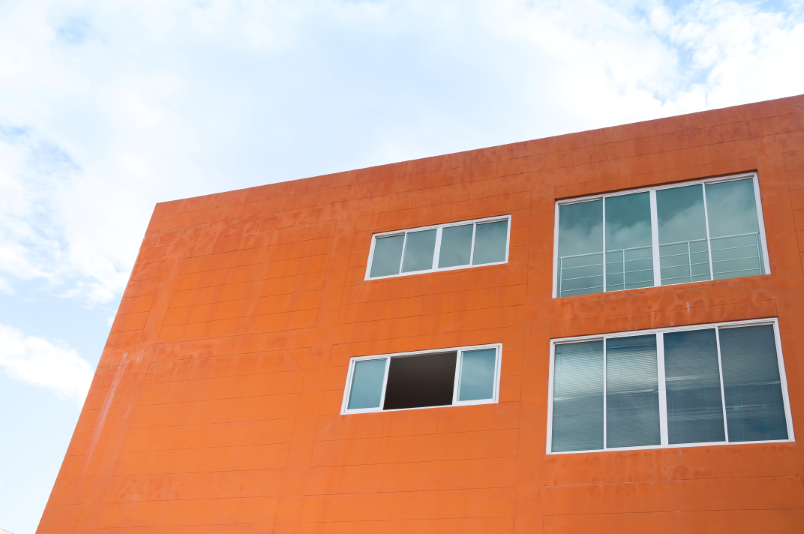
#> input picture A04/T01_01.png, 804 x 534 px, found by its file name
$ python main.py
#> lines starting #> are read from the running program, lines starting #| are printed output that depends on the picture; after the words box and inside, x2 and y2 are one past the last pixel; in counts of white or black regions, pixels touching at a corner belong together
import numpy as np
import cv2

#----------------------------------------------------------------------------------------------------------------------------------------------------------
# Task 01 - Get Key Features
#----------------------------------------------------------------------------------------------------------------------------------------------------------

#https://docs.opencv.org/3.4/dd/d1a/group__imgproc__feature.html#gac1fc3598018010880e370e2f709b4345


t01_01 = cv2.imread("A04/T01_01.png", -1)
#> t01_01 is the input picture: shape (534, 804, 4); mean B, G, R, A 146.9, 165.5, 206.1, 255
t01_02 = cv2.imread("A04/T01_02.png", -1)
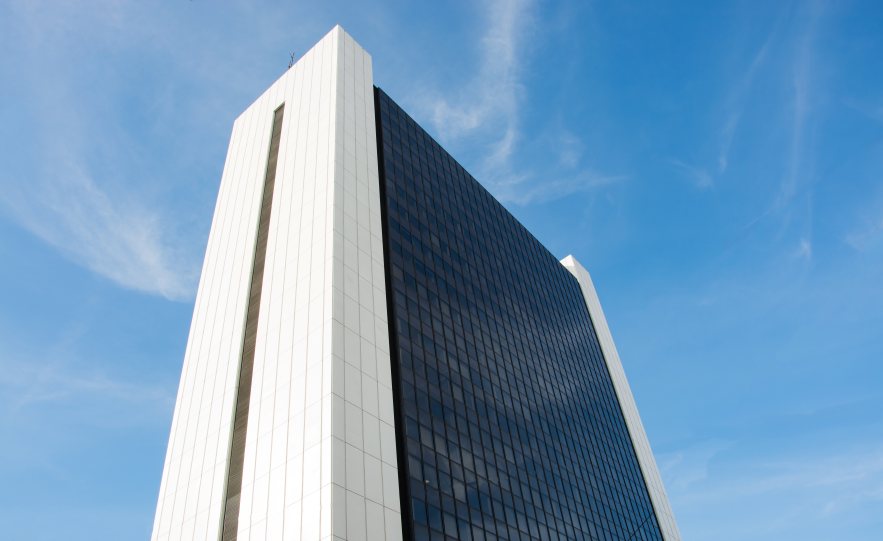
#> input picture A04/T01_02.png, 883 x 541 px, found by its file name
#> t01_02 is the input picture: shape (541, 883, 4); mean B, G, R, A 189.1, 156.3, 118.2, 255
t01_03 = cv2.imread("A04/T01_03.png", -1)
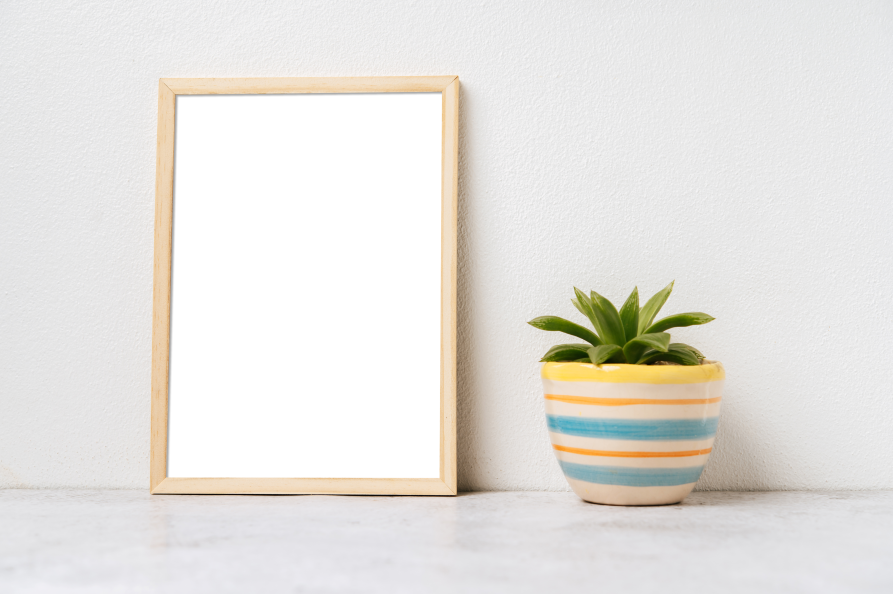
#> input picture A04/T01_03.png, 893 x 594 px, found by its file name
#> t01_03 is the input picture: shape (594, 893, 4); mean B, G, R, A 223.3, 227.5, 230.1, 255

# convert to grayscale for simplicity
t01_01_gray = cv2.cvtColor(t01_01, cv2.COLOR_BGR2GRAY)
t01_02_gray = cv2.cvtColor(t01_02, cv2.COLOR_BGR2GRAY)
t01_03_gray = cv2.cvtColor(t01_03, cv2.COLOR_BGR2GRAY)

def find_features(gray_scale_image):

    image_corners = cv2.cornerHarris(src=np.float32(gray_scale_image), blockSize=3, ksize=5, k=0.04)
    #print(image_corners)
    kernel_to_dilate = [[1,1,1],[1,1,1],[1,1,1]]
    kernel_to_dilate = np.array(kernel_to_dilate, np.uint8)
    dilated_image_corners = cv2.dilate(image_corners, kernel_to_dilate, iterations=2)

    #only get the most important features, higher the threshold the less points
    feature_threshold = 0.01 * dilated_image_corners.max()
#> feature_threshold = 63010360.3
    gray_scale_image[feature_threshold <= dilated_image_corners] = 0
#> gray_scale_image: shape (534, 804); min 0, max 255, mean 174.3

    return gray_scale_image

t01_01_features = find_features(t01_01_gray)
t01_02_features = find_features(t01_02_gray)
#> in find_features (call 2), `gray_scale_image[feature_threshold <= dilated_image_corners] = 0`: gray_scale_image: shape (541, 883); min 0, max 255, mean 148.5
t01_03_features = find_features(t01_03_gray)
#> in find_features (call 3), `dilated_image_corners = cv2.dilate(image_corners, kernel_to_dilate, it..`:
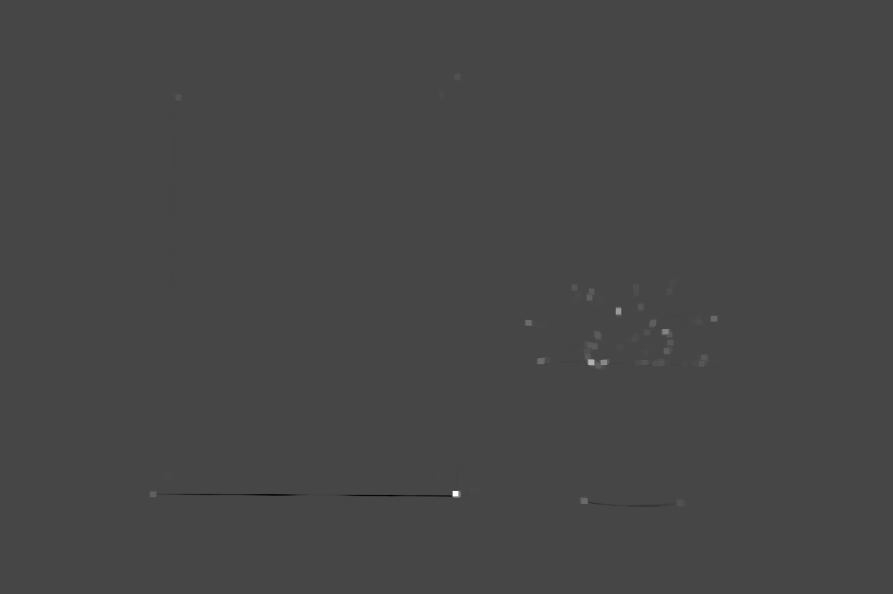
#> dilated_image_corners: shape (594, 893) float32; min -540077760, max 1.42e+09, mean 423325.3; drawn with min black and max white
#> in find_features (call 3), `feature_threshold = 0.01 * dilated_image_corners.max()`: feature_threshold = 14183331.8
#> in find_features (call 3), `gray_scale_image[feature_threshold <= dilated_image_corners] = 0`: gray_scale_image: shape (594, 893); min 0, max 255, mean 227
cv2.imshow("t01_01_features", t01_01_features)
cv2.imshow("t01_02_features", t01_02_features)
cv2.imshow("t01_03_features", t01_03_features)
cv2.waitKey(0)
cv2.destroyAllWindows()


#----------------------------------------------------------------------------------------------------------------------------------------------------------
# Task 02 - Simple Image Manipulation
#----------------------------------------------------------------------------------------------------------------------------------------------------------

#https://docs.opencv.org/3.4/df/da0/group__photo__clone.html


t02_01 = cv2.imread("A04/T02_01.jpg")
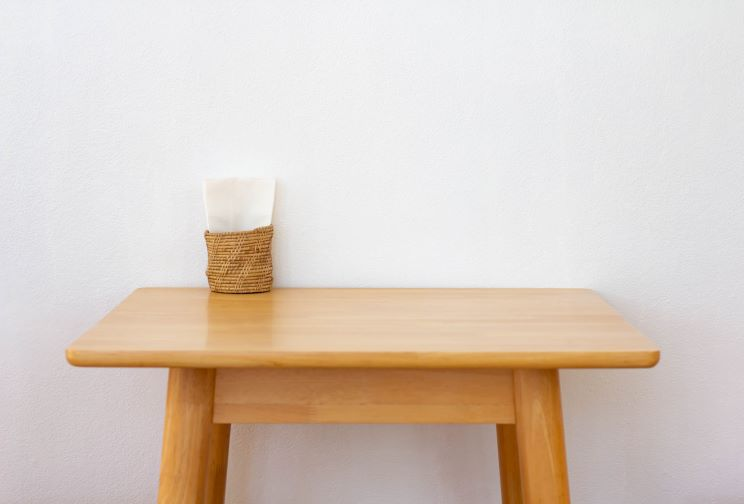
#> input picture A04/T02_01.jpg, 744 x 504 px, found by its file name
#> t02_01 is the input picture: shape (504, 744, 3); mean B, G, R 194.6, 204.6, 217.5
t02_02 = cv2.imread("A04/T02_02.jpg")
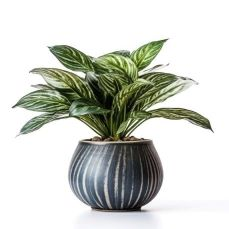
#> input picture A04/T02_02.jpg, 229 x 229 px, found by its file name
#> t02_02 is the input picture: shape (229, 229, 3); mean B, G, R 200.8, 207.8, 205

def insert_image(background, photo_to_insert):

    photo_to_insert_grayscale = cv2.cvtColor(photo_to_insert, cv2.COLOR_BGR2GRAY)

    #print(background.shape)
    #print(photo_to_insert.shape)

    grayscale_mask = cv2.threshold(photo_to_insert_grayscale, 245, 255, cv2.THRESH_BINARY)[1]
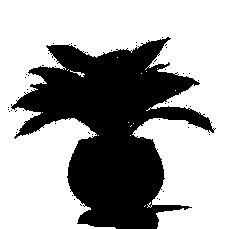
#> grayscale_mask: shape (229, 229); 63.8% white; 55 black regions (54 under 20 px), largest, box (x1, y1, x2, y2) and area: (11, 37, 216, 229) 18902

    # invert the mask so the white is the object we want to dilate (dilate increase white region) and black is the background
    grayscale_mask = cv2.bitwise_not(grayscale_mask)
    #cv2.imshow("mask", grayscale_mask)

    # dilate the white region
    kernel_to_dilate = [[1,1,1],[1,1,1],[1,1,1]]
    kernel_to_dilate = np.array(kernel_to_dilate, np.uint8)
    dilated_mask = cv2.dilate(grayscale_mask, kernel_to_dilate, iterations=4)
#> dilated_mask: shape (229, 229); 47.6% white; 1 white region, box (x1, y1, x2, y2) and area: (4, 33, 220, 229) 24958
    #cv2.imshow("dilated_mask", dilated_mask)

    # the -20, +90 change the point to place right from the center of the image
    y = (background.shape[0] // 2) - 20
#> y = 232
    x = (background.shape[1] // 2) + 90
#> x = 462
    point_to_place = (x, y)
#> point_to_place = (462, 232)

    #blended_normal = cv2.convertScaleAbs(background, alpha=0.7, beta=1)
    blended_normal = cv2.seamlessClone(src=photo_to_insert, dst=background, mask=dilated_mask, p=point_to_place, flags=cv2.NORMAL_CLONE)
    #blended_mixed = cv2.seamlessClone(src=photo_to_insert, dst=background, mask=dilated_mask, p=point_to_place, flags=cv2.MIXED_CLONE)
    #blended_mixed = cv2.convertScaleAbs(blended_mixed, alpha=1.5, beta=5)

    return blended_normal

t02_combined = insert_image(t02_01, t02_02)
cv2.imshow("t02_combined", t02_combined)
cv2.waitKey(0)
cv2.destroyAllWindows()


#----------------------------------------------------------------------------------------------------------------------------------------------------------
# Task 03 - Stitching
#----------------------------------------------------------------------------------------------------------------------------------------------------------

# https://docs.opencv.org/4.x/d2/d8d/classcv_1_1Stitcher.html

t03_01 = cv2.imread("A04/T03_01.png")
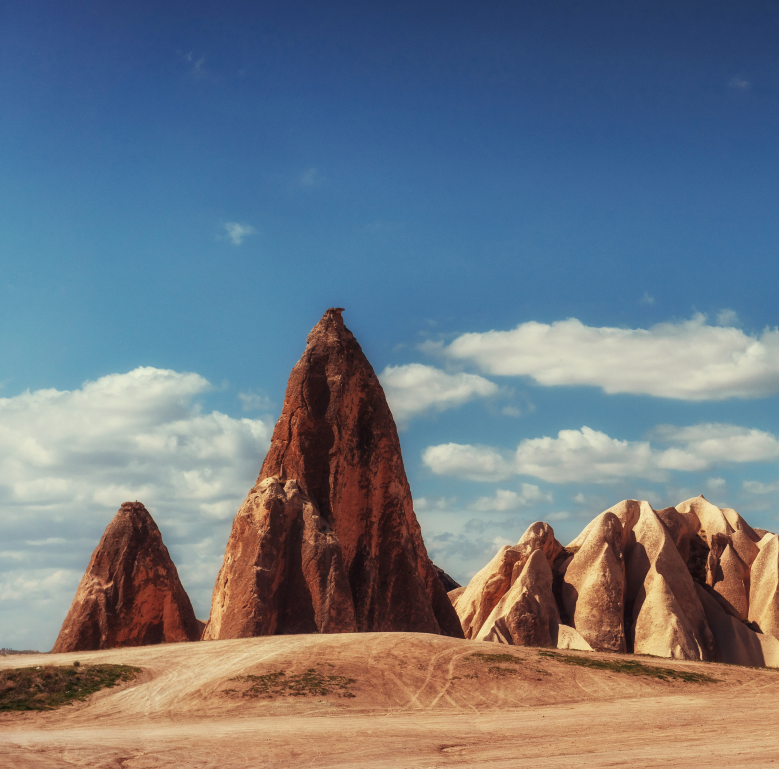
#> input picture A04/T03_01.png, 779 x 769 px, found by its file name
#> t03_01 is the input picture: shape (769, 779, 3); mean B, G, R 130.5, 119.7, 111
t03_02 = cv2.imread("A04/T03_02.png")

def combine_images(first_half, second_half):
    stitcher_object = cv2.Stitcher.create()
#> (the run stopped early here; a loop or call above may not have finished)
